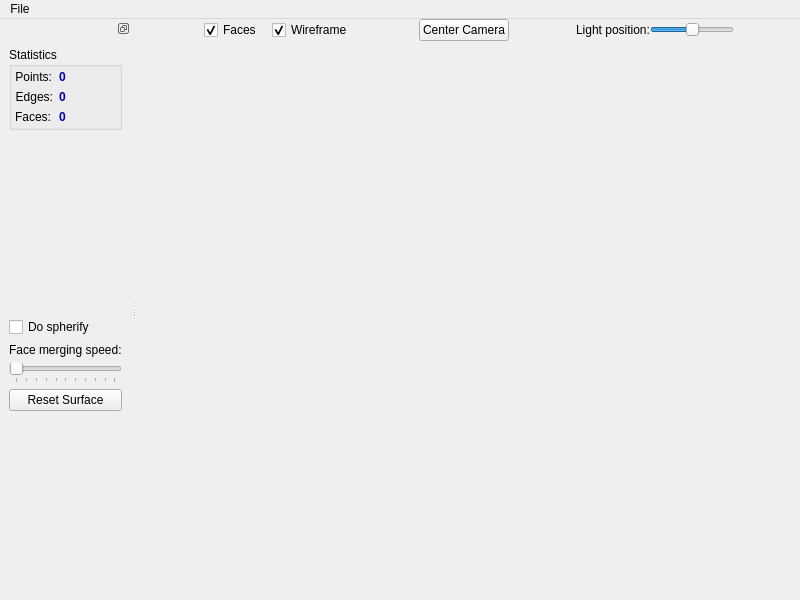
<?xml version="1.0" encoding="UTF-8"?>
<ui version="4.0">
 <class>TopTopology</class>
 <widget class="QMainWindow" name="TopTopology">
  <property name="geometry">
   <rect>
    <x>0</x>
    <y>0</y>
    <width>800</width>
    <height>600</height>
   </rect>
  </property>
  <property name="windowTitle">
   <string>TopTopology</string>
  </property>
  <widget class="QWidget" name="centralwidget">
   <layout class="QVBoxLayout" name="verticalLayout_3">
    <property name="spacing">
     <number>0</number>
    </property>
    <property name="margin">
     <number>0</number>
    </property>
    <item>
     <layout class="QHBoxLayout" name="horizontalLayout">
      <property name="spacing">
       <number>-1</number>
      </property>
      <property name="sizeConstraint">
       <enum>QLayout::SetFixedSize</enum>
      </property>
      <item>
       <spacer name="horizontalSpacer_3">
        <property name="orientation">
         <enum>Qt::Horizontal</enum>
        </property>
        <property name="sizeHint" stdset="0">
         <size>
          <width>40</width>
          <height>20</height>
         </size>
        </property>
       </spacer>
      </item>
      <item>
       <widget class="QCheckBox" name="checkBox_2">
        <property name="text">
         <string>Faces</string>
        </property>
        <property name="checked">
         <bool>true</bool>
        </property>
       </widget>
      </item>
      <item>
       <spacer name="horizontalSpacer_5">
        <property name="orientation">
         <enum>Qt::Horizontal</enum>
        </property>
        <property name="sizeType">
         <enum>QSizePolicy::Fixed</enum>
        </property>
        <property name="sizeHint" stdset="0">
         <size>
          <width>10</width>
          <height>20</height>
         </size>
        </property>
       </spacer>
      </item>
      <item>
       <widget class="QCheckBox" name="checkBox">
        <property name="text">
         <string>Wireframe</string>
        </property>
        <property name="checked">
         <bool>true</bool>
        </property>
       </widget>
      </item>
      <item>
       <spacer name="horizontalSpacer_2">
        <property name="orientation">
         <enum>Qt::Horizontal</enum>
        </property>
        <property name="sizeHint" stdset="0">
         <size>
          <width>40</width>
          <height>20</height>
         </size>
        </property>
       </spacer>
      </item>
      <item>
       <widget class="QPushButton" name="pushButton">
        <property name="text">
         <string>Center Camera</string>
        </property>
       </widget>
      </item>
      <item>
       <spacer name="horizontalSpacer">
        <property name="orientation">
         <enum>Qt::Horizontal</enum>
        </property>
        <property name="sizeHint" stdset="0">
         <size>
          <width>40</width>
          <height>20</height>
         </size>
        </property>
       </spacer>
      </item>
      <item>
       <widget class="QLabel" name="label_2">
        <property name="text">
         <string>Light position:</string>
        </property>
       </widget>
      </item>
      <item>
       <widget class="QSlider" name="horizontalSlider_2">
        <property name="sizePolicy">
         <sizepolicy hsizetype="Maximum" vsizetype="Fixed">
          <horstretch>0</horstretch>
          <verstretch>0</verstretch>
         </sizepolicy>
        </property>
        <property name="maximumSize">
         <size>
          <width>300</width>
          <height>16777215</height>
         </size>
        </property>
        <property name="maximum">
         <number>3600</number>
        </property>
        <property name="value">
         <number>1800</number>
        </property>
        <property name="orientation">
         <enum>Qt::Horizontal</enum>
        </property>
        <property name="invertedAppearance">
         <bool>false</bool>
        </property>
        <property name="invertedControls">
         <bool>true</bool>
        </property>
        <property name="tickPosition">
         <enum>QSlider::NoTicks</enum>
        </property>
        <property name="tickInterval">
         <number>0</number>
        </property>
       </widget>
      </item>
      <item>
       <spacer name="horizontalSpacer_4">
        <property name="orientation">
         <enum>Qt::Horizontal</enum>
        </property>
        <property name="sizeHint" stdset="0">
         <size>
          <width>40</width>
          <height>20</height>
         </size>
        </property>
       </spacer>
      </item>
     </layout>
    </item>
    <item>
     <widget class="GLWidget" name="glwidget" native="true">
      <property name="sizePolicy">
       <sizepolicy hsizetype="Preferred" vsizetype="MinimumExpanding">
        <horstretch>0</horstretch>
        <verstretch>0</verstretch>
       </sizepolicy>
      </property>
      <property name="focusPolicy">
       <enum>Qt::StrongFocus</enum>
      </property>
      <zorder></zorder>
     </widget>
    </item>
   </layout>
  </widget>
  <widget class="QMenuBar" name="menubar">
   <property name="geometry">
    <rect>
     <x>0</x>
     <y>0</y>
     <width>800</width>
     <height>22</height>
    </rect>
   </property>
   <widget class="QMenu" name="menuFile">
    <property name="title">
     <string>File</string>
    </property>
    <addaction name="actionOpen_OBJ_file"/>
    <addaction name="separator"/>
    <addaction name="actionQuit"/>
   </widget>
   <addaction name="menuFile"/>
  </widget>
  <widget class="QDockWidget" name="dockWidget">
   <property name="features">
    <set>QDockWidget::DockWidgetFloatable|QDockWidget::DockWidgetMovable</set>
   </property>
   <attribute name="dockWidgetArea">
    <number>1</number>
   </attribute>
   <widget class="QWidget" name="dockWidgetContents">
    <layout class="QVBoxLayout" name="verticalLayout_2">
     <item>
      <widget class="QGroupBox" name="groupBox">
       <property name="maximumSize">
        <size>
         <width>300</width>
         <height>16777215</height>
        </size>
       </property>
       <property name="title">
        <string>Statistics</string>
       </property>
       <layout class="QVBoxLayout" name="verticalLayout">
        <property name="margin">
         <number>3</number>
        </property>
        <item>
         <layout class="QFormLayout" name="formLayout">
          <property name="fieldGrowthPolicy">
           <enum>QFormLayout::FieldsStayAtSizeHint</enum>
          </property>
          <item row="0" column="0">
           <widget class="QLabel" name="label_9">
            <property name="text">
             <string>Points:</string>
            </property>
            <property name="alignment">
             <set>Qt::AlignRight|Qt::AlignTrailing|Qt::AlignVCenter</set>
            </property>
           </widget>
          </item>
          <item row="0" column="1">
           <widget class="QLabel" name="pointsLabel">
            <property name="palette">
             <palette>
              <active>
               <colorrole role="WindowText">
                <brush brushstyle="SolidPattern">
                 <color alpha="255">
                  <red>0</red>
                  <green>1</green>
                  <blue>173</blue>
                 </color>
                </brush>
               </colorrole>
               <colorrole role="Text">
                <brush brushstyle="SolidPattern">
                 <color alpha="255">
                  <red>0</red>
                  <green>1</green>
                  <blue>173</blue>
                 </color>
                </brush>
               </colorrole>
              </active>
              <inactive>
               <colorrole role="WindowText">
                <brush brushstyle="SolidPattern">
                 <color alpha="255">
                  <red>0</red>
                  <green>1</green>
                  <blue>173</blue>
                 </color>
                </brush>
               </colorrole>
               <colorrole role="Text">
                <brush brushstyle="SolidPattern">
                 <color alpha="255">
                  <red>0</red>
                  <green>1</green>
                  <blue>173</blue>
                 </color>
                </brush>
               </colorrole>
              </inactive>
              <disabled>
               <colorrole role="WindowText">
                <brush brushstyle="SolidPattern">
                 <color alpha="255">
                  <red>67</red>
                  <green>69</green>
                  <blue>69</blue>
                 </color>
                </brush>
               </colorrole>
               <colorrole role="Text">
                <brush brushstyle="SolidPattern">
                 <color alpha="255">
                  <red>67</red>
                  <green>69</green>
                  <blue>69</blue>
                 </color>
                </brush>
               </colorrole>
              </disabled>
             </palette>
            </property>
            <property name="font">
             <font>
              <weight>75</weight>
              <bold>true</bold>
              <underline>false</underline>
             </font>
            </property>
            <property name="frameShape">
             <enum>QFrame::NoFrame</enum>
            </property>
            <property name="frameShadow">
             <enum>QFrame::Plain</enum>
            </property>
            <property name="text">
             <string>0</string>
            </property>
           </widget>
          </item>
          <item row="1" column="0">
           <widget class="QLabel" name="label_11">
            <property name="text">
             <string>Edges:</string>
            </property>
            <property name="alignment">
             <set>Qt::AlignRight|Qt::AlignTrailing|Qt::AlignVCenter</set>
            </property>
           </widget>
          </item>
          <item row="1" column="1">
           <widget class="QLabel" name="edgesLabel">
            <property name="palette">
             <palette>
              <active>
               <colorrole role="WindowText">
                <brush brushstyle="SolidPattern">
                 <color alpha="255">
                  <red>0</red>
                  <green>1</green>
                  <blue>173</blue>
                 </color>
                </brush>
               </colorrole>
               <colorrole role="Text">
                <brush brushstyle="SolidPattern">
                 <color alpha="255">
                  <red>0</red>
                  <green>1</green>
                  <blue>173</blue>
                 </color>
                </brush>
               </colorrole>
              </active>
              <inactive>
               <colorrole role="WindowText">
                <brush brushstyle="SolidPattern">
                 <color alpha="255">
                  <red>0</red>
                  <green>1</green>
                  <blue>173</blue>
                 </color>
                </brush>
               </colorrole>
               <colorrole role="Text">
                <brush brushstyle="SolidPattern">
                 <color alpha="255">
                  <red>0</red>
                  <green>1</green>
                  <blue>173</blue>
                 </color>
                </brush>
               </colorrole>
              </inactive>
              <disabled>
               <colorrole role="WindowText">
                <brush brushstyle="SolidPattern">
                 <color alpha="255">
                  <red>67</red>
                  <green>69</green>
                  <blue>69</blue>
                 </color>
                </brush>
               </colorrole>
               <colorrole role="Text">
                <brush brushstyle="SolidPattern">
                 <color alpha="255">
                  <red>67</red>
                  <green>69</green>
                  <blue>69</blue>
                 </color>
                </brush>
               </colorrole>
              </disabled>
             </palette>
            </property>
            <property name="font">
             <font>
              <weight>75</weight>
              <bold>true</bold>
              <underline>false</underline>
             </font>
            </property>
            <property name="frameShape">
             <enum>QFrame::NoFrame</enum>
            </property>
            <property name="frameShadow">
             <enum>QFrame::Plain</enum>
            </property>
            <property name="text">
             <string>0</string>
            </property>
           </widget>
          </item>
          <item row="2" column="0">
           <widget class="QLabel" name="label_12">
            <property name="text">
             <string>Faces:</string>
            </property>
            <property name="alignment">
             <set>Qt::AlignRight|Qt::AlignTrailing|Qt::AlignVCenter</set>
            </property>
           </widget>
          </item>
          <item row="2" column="1">
           <widget class="QLabel" name="facesLabel">
            <property name="palette">
             <palette>
              <active>
               <colorrole role="WindowText">
                <brush brushstyle="SolidPattern">
                 <color alpha="255">
                  <red>0</red>
                  <green>1</green>
                  <blue>173</blue>
                 </color>
                </brush>
               </colorrole>
               <colorrole role="Text">
                <brush brushstyle="SolidPattern">
                 <color alpha="255">
                  <red>0</red>
                  <green>1</green>
                  <blue>173</blue>
                 </color>
                </brush>
               </colorrole>
              </active>
              <inactive>
               <colorrole role="WindowText">
                <brush brushstyle="SolidPattern">
                 <color alpha="255">
                  <red>0</red>
                  <green>1</green>
                  <blue>173</blue>
                 </color>
                </brush>
               </colorrole>
               <colorrole role="Text">
                <brush brushstyle="SolidPattern">
                 <color alpha="255">
                  <red>0</red>
                  <green>1</green>
                  <blue>173</blue>
                 </color>
                </brush>
               </colorrole>
              </inactive>
              <disabled>
               <colorrole role="WindowText">
                <brush brushstyle="SolidPattern">
                 <color alpha="255">
                  <red>67</red>
                  <green>69</green>
                  <blue>69</blue>
                 </color>
                </brush>
               </colorrole>
               <colorrole role="Text">
                <brush brushstyle="SolidPattern">
                 <color alpha="255">
                  <red>67</red>
                  <green>69</green>
                  <blue>69</blue>
                 </color>
                </brush>
               </colorrole>
              </disabled>
             </palette>
            </property>
            <property name="font">
             <font>
              <weight>75</weight>
              <bold>true</bold>
              <underline>false</underline>
             </font>
            </property>
            <property name="frameShape">
             <enum>QFrame::NoFrame</enum>
            </property>
            <property name="frameShadow">
             <enum>QFrame::Plain</enum>
            </property>
            <property name="text">
             <string>0</string>
            </property>
           </widget>
          </item>
         </layout>
        </item>
       </layout>
      </widget>
     </item>
     <item>
      <spacer name="verticalSpacer_2">
       <property name="orientation">
        <enum>Qt::Vertical</enum>
       </property>
       <property name="sizeHint" stdset="0">
        <size>
         <width>20</width>
         <height>40</height>
        </size>
       </property>
      </spacer>
     </item>
     <item>
      <widget class="QCheckBox" name="checkBox_3">
       <property name="text">
        <string>Do spherify</string>
       </property>
      </widget>
     </item>
     <item>
      <widget class="QLabel" name="label">
       <property name="text">
        <string>Face merging speed:</string>
       </property>
      </widget>
     </item>
     <item>
      <widget class="QSlider" name="horizontalSlider">
       <property name="orientation">
        <enum>Qt::Horizontal</enum>
       </property>
       <property name="tickPosition">
        <enum>QSlider::TicksBelow</enum>
       </property>
       <property name="tickInterval">
        <number>0</number>
       </property>
      </widget>
     </item>
     <item>
      <widget class="QPushButton" name="pushButton_2">
       <property name="text">
        <string>Reset Surface</string>
       </property>
      </widget>
     </item>
     <item>
      <spacer name="verticalSpacer">
       <property name="orientation">
        <enum>Qt::Vertical</enum>
       </property>
       <property name="sizeHint" stdset="0">
        <size>
         <width>20</width>
         <height>40</height>
        </size>
       </property>
      </spacer>
     </item>
    </layout>
   </widget>
  </widget>
  <action name="actionOpen_OBJ_file">
   <property name="text">
    <string>Open OBJ file...</string>
   </property>
  </action>
  <action name="actionQuit">
   <property name="text">
    <string>Quit</string>
   </property>
  </action>
 </widget>
 <customwidgets>
  <customwidget>
   <class>GLWidget</class>
   <extends>QWidget</extends>
   <header>glwidget.h</header>
   <container>1</container>
   <slots>
    <signal>surfacePoints(QString)</signal>
    <signal>surfaceEdges(QString)</signal>
    <signal>surfaceFaces(QString)</signal>
    <slot>openOBJFile()</slot>
    <slot>setWireframe(bool)</slot>
    <slot>setLightAngle(int)</slot>
    <slot>setMergeSpeed(int)</slot>
    <slot>setShowFaces(bool)</slot>
    <slot>resetCamera()</slot>
    <slot>resetSurface()</slot>
    <slot>mustSpherify(bool)</slot>
   </slots>
  </customwidget>
 </customwidgets>
 <resources/>
 <connections>
  <connection>
   <sender>actionQuit</sender>
   <signal>activated()</signal>
   <receiver>TopTopology</receiver>
   <slot>close()</slot>
   <hints>
    <hint type="sourcelabel">
     <x>-1</x>
     <y>-1</y>
    </hint>
    <hint type="destinationlabel">
     <x>399</x>
     <y>299</y>
    </hint>
   </hints>
  </connection>
  <connection>
   <sender>actionOpen_OBJ_file</sender>
   <signal>activated()</signal>
   <receiver>glwidget</receiver>
   <slot>openOBJFile()</slot>
   <hints>
    <hint type="sourcelabel">
     <x>-1</x>
     <y>-1</y>
    </hint>
    <hint type="destinationlabel">
     <x>399</x>
     <y>299</y>
    </hint>
   </hints>
  </connection>
  <connection>
   <sender>horizontalSlider_2</sender>
   <signal>valueChanged(int)</signal>
   <receiver>glwidget</receiver>
   <slot>setLightAngle(int)</slot>
   <hints>
    <hint type="sourcelabel">
     <x>756</x>
     <y>42</y>
    </hint>
    <hint type="destinationlabel">
     <x>186</x>
     <y>101</y>
    </hint>
   </hints>
  </connection>
  <connection>
   <sender>checkBox</sender>
   <signal>toggled(bool)</signal>
   <receiver>glwidget</receiver>
   <slot>setWireframe(bool)</slot>
   <hints>
    <hint type="sourcelabel">
     <x>363</x>
     <y>43</y>
    </hint>
    <hint type="destinationlabel">
     <x>204</x>
     <y>190</y>
    </hint>
   </hints>
  </connection>
  <connection>
   <sender>glwidget</sender>
   <signal>surfacePoints(QString)</signal>
   <receiver>pointsLabel</receiver>
   <slot>setText(QString)</slot>
   <hints>
    <hint type="sourcelabel">
     <x>213</x>
     <y>306</y>
    </hint>
    <hint type="destinationlabel">
     <x>106</x>
     <y>77</y>
    </hint>
   </hints>
  </connection>
  <connection>
   <sender>glwidget</sender>
   <signal>surfaceEdges(QString)</signal>
   <receiver>edgesLabel</receiver>
   <slot>setText(QString)</slot>
   <hints>
    <hint type="sourcelabel">
     <x>207</x>
     <y>333</y>
    </hint>
    <hint type="destinationlabel">
     <x>109</x>
     <y>115</y>
    </hint>
   </hints>
  </connection>
  <connection>
   <sender>glwidget</sender>
   <signal>surfaceFaces(QString)</signal>
   <receiver>facesLabel</receiver>
   <slot>setText(QString)</slot>
   <hints>
    <hint type="sourcelabel">
     <x>191</x>
     <y>351</y>
    </hint>
    <hint type="destinationlabel">
     <x>107</x>
     <y>126</y>
    </hint>
   </hints>
  </connection>
  <connection>
   <sender>horizontalSlider</sender>
   <signal>valueChanged(int)</signal>
   <receiver>glwidget</receiver>
   <slot>setMergeSpeed(int)</slot>
   <hints>
    <hint type="sourcelabel">
     <x>84</x>
     <y>375</y>
    </hint>
    <hint type="destinationlabel">
     <x>202</x>
     <y>415</y>
    </hint>
   </hints>
  </connection>
  <connection>
   <sender>checkBox_2</sender>
   <signal>toggled(bool)</signal>
   <receiver>glwidget</receiver>
   <slot>setShowFaces(bool)</slot>
   <hints>
    <hint type="sourcelabel">
     <x>231</x>
     <y>38</y>
    </hint>
    <hint type="destinationlabel">
     <x>210</x>
     <y>208</y>
    </hint>
   </hints>
  </connection>
  <connection>
   <sender>pushButton</sender>
   <signal>clicked()</signal>
   <receiver>glwidget</receiver>
   <slot>resetCamera()</slot>
   <hints>
    <hint type="sourcelabel">
     <x>476</x>
     <y>33</y>
    </hint>
    <hint type="destinationlabel">
     <x>210</x>
     <y>559</y>
    </hint>
   </hints>
  </connection>
  <connection>
   <sender>pushButton_2</sender>
   <signal>clicked()</signal>
   <receiver>glwidget</receiver>
   <slot>resetSurface()</slot>
   <hints>
    <hint type="sourcelabel">
     <x>71</x>
     <y>408</y>
    </hint>
    <hint type="destinationlabel">
     <x>247</x>
     <y>402</y>
    </hint>
   </hints>
  </connection>
  <connection>
   <sender>checkBox_3</sender>
   <signal>toggled(bool)</signal>
   <receiver>glwidget</receiver>
   <slot>mustSpherify(bool)</slot>
   <hints>
    <hint type="sourcelabel">
     <x>49</x>
     <y>330</y>
    </hint>
    <hint type="destinationlabel">
     <x>349</x>
     <y>327</y>
    </hint>
   </hints>
  </connection>
 </connections>
</ui>
